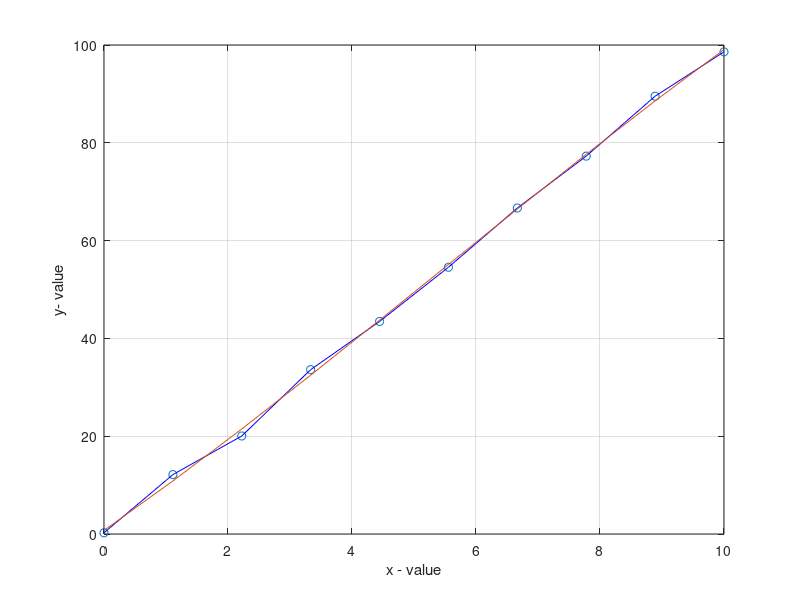

MATLAB code for this plot:
%Answer-9
clc
clear all
close all
Points = 10; 
slope = 10; 


x = linspace(0, 10,Points);
y = slope* x + randn(1,Points);

% Plotting the data
plot(x, y, 'o')
xlabel('x value');
ylabel('y value');
hold on

% Polynomial curve fitting
degree = 3; % Degree of the polynomial curve
coefficients = polyfit(x, y, degree);

% Generate fitted curve
xFit = linspace(0, 10, 10); 
yFit = polyval(coefficients, xFit); 

% Plotting the data and fitted curve
plot(x, y, '-b', xFit, yFit)
xlabel('x - value')
ylabel('y- value')
grid on;